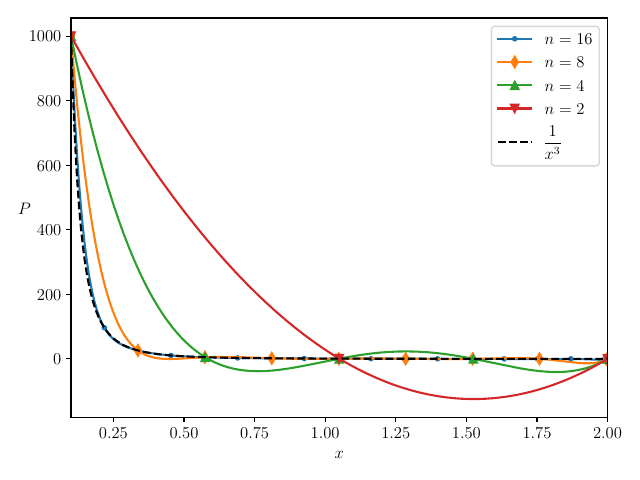

Write the Python code that produced this figure.
from matplotlib import pyplot
import numpy


pyplot.rcParams["text.usetex"] = True
pyplot.rcParams["font.size"] = 12


def readfile(path):
    with open(path, 'r') as f:
        lines = f.read().splitlines()
        
    ts, us = [], []
    for line in lines:
        t, u = line.split()
        ts.append(float(t))
        us.append(float(u))
        
    return ts, us


def f(x):
    return 1 / x**3


if __name__ == '__main__':
    start, end = 0.1, 2
    
    markers = {
        16: '.',
        8: 'd',
        4: '^',
        2: 'v'
    }
    for n in [16, 8, 4, 2]:
        ts, us = readfile(f'f2n{n}.txt')
        pyplot.plot(ts, us, label=f'$n = {n}$', marker=markers[n], markevery=len(ts) // n)
        
    x = numpy.linspace(start, end, 10000)
    pyplot.plot(x, f(x), linestyle='--', label=r'$\displaystyle\frac{1}{x^3}$', color='black')
    
    pyplot.xlim(start, end)
    
    pyplot.xlabel('$x$')
    pyplot.ylabel('$P$', rotation=0)
    
    pyplot.tight_layout()
    pyplot.legend()
    pyplot.savefig('f2.pdf')
